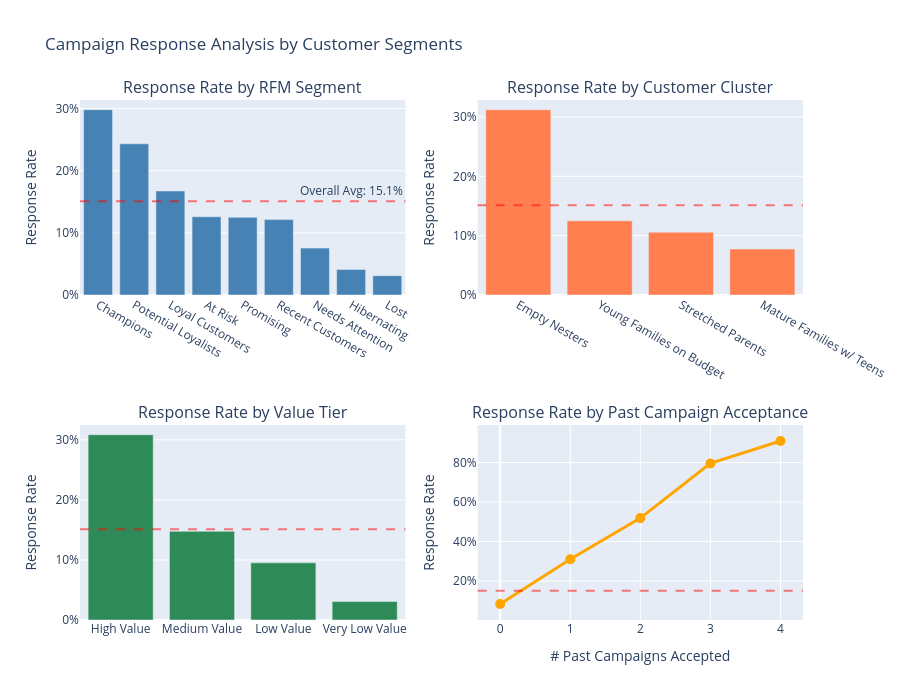

Notebook code for this chart:
### Code cell
# Create subplots
fig = make_subplots(
    rows=2, cols=2,
    subplot_titles=('Response Rate by RFM Segment', 'Response Rate by Customer Cluster',
                    'Response Rate by Value Tier', 'Response Rate by Past Campaign Acceptance'),
    specs=[[{'type': 'bar'}, {'type': 'bar'}],
           [{'type': 'bar'}, {'type': 'scatter'}]]
)

# RFM Segment
fig.add_trace(
    go.Bar(x=response_by_segment['RFM_Segment'], y=response_by_segment['Response_Rate'],
           marker_color='steelblue', name='RFM Segment', showlegend=False,
           hovertemplate='<b>%{x}</b><br>Response Rate: %{y:.1%}<extra></extra>'),
    row=1, col=1
)

# Cluster
fig.add_trace(
    go.Bar(x=response_by_cluster['Cluster_Name'], y=response_by_cluster['Response_Rate'],
           marker_color='coral', name='Cluster', showlegend=False,
           hovertemplate='<b>%{x}</b><br>Response Rate: %{y:.1%}<extra></extra>'),
    row=1, col=2
)

# Value Tier
fig.add_trace(
    go.Bar(x=response_by_tier['Value_Tier'], y=response_by_tier['Response_Rate'],
           marker_color='seagreen', name='Value Tier', showlegend=False,
           hovertemplate='<b>%{x}</b><br>Response Rate: %{y:.1%}<extra></extra>'),
    row=2, col=1
)

# Past Campaign Acceptance
fig.add_trace(
    go.Scatter(x=response_by_past['AcceptedCmpOverall'], y=response_by_past['Response_Rate'],
              mode='lines+markers', marker=dict(size=10, color='orange'),
              line=dict(width=3, color='orange'), name='Past Campaigns', showlegend=False,
              hovertemplate='<b>%{x} campaigns</b><br>Response Rate: %{y:.1%}<extra></extra>'),
    row=2, col=2
)

# Add horizontal baseline (overall avg)
overall_avg = df['Response'].mean()
for i in range(1, 3):
    for j in range(1, 3):
        fig.add_hline(y=overall_avg, line_dash='dash', line_color='red', opacity=0.5,
                     annotation_text=f'Overall Avg: {overall_avg:.1%}' if i==1 and j==1 else '',
                     row=i, col=j)

fig.update_yaxes(tickformat='.0%', title_text='Response Rate', row=1, col=1)
fig.update_yaxes(tickformat='.0%', title_text='Response Rate', row=1, col=2)
fig.update_yaxes(tickformat='.0%', title_text='Response Rate', row=2, col=1)
fig.update_yaxes(tickformat='.0%', title_text='Response Rate', row=2, col=2)

fig.update_xaxes(title_text='# Past Campaigns Accepted', row=2, col=2)

fig.update_layout(height=700, showlegend=False, title_text='Campaign Response Analysis by Customer Segments')
fig.show()

### Figure 1 — Plotly figure (JSON) as saved in the notebook; plotly's stock layout.template omitted (floating-point values rounded to 4 significant figures)
{"data": [{"hovertemplate": "<b>%{x}</b><br>Response Rate: %{y:.1%}<extra></extra>", "marker": {"color": "steelblue"}, "name": "RFM Segment", "showlegend": false, "x": ["Champions", "Potential Loyalists", "Loyal Customers", "At Risk", "Promising", "Recent Customers", "Needs Attention", "Hibernating", "Lost"], "y": [0.2982, 0.2434, 0.1674, 0.1259, 0.125, 0.1213, 0.07547, 0.04115, 0.03114], "type": "bar", "xaxis": "x", "yaxis": "y"}, {"hovertemplate": "<b>%{x}</b><br>Response Rate: %{y:.1%}<extra></extra>", "marker": {"color": "coral"}, "name": "Cluster", "showlegend": false, "x": ["Empty Nesters", "Young Families on Budget", "Stretched Parents", "Mature Families w/ Teens"], "y": [0.3121, 0.125, 0.1057, 0.0775], "type": "bar", "xaxis": "x2", "yaxis": "y2"}, {"hovertemplate": "<b>%{x}</b><br>Response Rate: %{y:.1%}<extra></extra>", "marker": {"color": "seagreen"}, "name": "Value Tier", "showlegend": false, "x": ["High Value", "Medium Value", "Low Value", "Very Low Value"], "y": [0.3084, 0.1476, 0.09516, 0.03073], "type": "bar", "xaxis": "x3", "yaxis": "y3"}, {"hovertemplate": "<b>%{x} campaigns</b><br>Response Rate: %{y:.1%}<extra></extra>", "line": {"color": "orange", "width": 3}, "marker": {"color": "orange", "size": 10}, "mode": "lines+markers", "name": "Past Campaigns", "showlegend": false, "x": [0, 1, 2, 3, 4], "y": [0.08357, 0.3106, 0.5185, 0.7955, 0.9091], "type": "scatter", "xaxis": "x4", "yaxis": "y4"}], "layout": {"xaxis": {"anchor": "y", "domain": [0.0, 0.45]}, "yaxis": {"anchor": "x", "domain": [0.625, 1.0], "title": {"text": "Response Rate"}, "tickformat": ".0%"}, "xaxis2": {"anchor": "y2", "domain": [0.55, 1.0]}, "yaxis2": {"anchor": "x2", "domain": [0.625, 1.0], "title": {"text": "Response Rate"}, "tickformat": ".0%"}, "xaxis3": {"anchor": "y3", "domain": [0.0, 0.45]}, "yaxis3": {"anchor": "x3", "domain": [0.0, 0.375], "title": {"text": "Response Rate"}, "tickformat": ".0%"}, "xaxis4": {"anchor": "y4", "domain": [0.55, 1.0], "title": {"text": "# Past Campaigns Accepted"}}, "yaxis4": {"anchor": "x4", "domain": [0.0, 0.375], "title": {"text": "Response Rate"}, "tickformat": ".0%"}, "annotations": [{"font": {"size": 16}, "showarrow": false, "text": "Response Rate by RFM Segment", "x": 0.225, "xanchor": "center", "xref": "paper", "y": 1.0, "yanchor": "bottom", "yref": "paper"}, {"font": {"size": 16}, "showarrow": false, "text": "Response Rate by Customer Cluster", "x": 0.775, "xanchor": "center", "xref": "paper", "y": 1.0, "yanchor": "bottom", "yref": "paper"}, {"font": {"size": 16}, "showarrow": false, "text": "Response Rate by Value Tier", "x": 0.225, "xanchor": "center", "xref": "paper", "y": 0.375, "yanchor": "bottom", "yref": "paper"}, {"font": {"size": 16}, "showarrow": false, "text": "Response Rate by Past Campaign Acceptance", "x": 0.775, "xanchor": "center", "xref": "paper", "y": 0.375, "yanchor": "bottom", "yref": "paper"}, {"showarrow": false, "text": "Overall Avg: 15.1%", "x": 1, "xanchor": "right", "xref": "x domain", "y": 0.151, "yanchor": "bottom", "yref": "y"}, {"showarrow": false, "text": "", "x": 1, "xanchor": "right", "xref": "x2 domain", "y": 0.151, "yanchor": "bottom", "yref": "y2"}, {"showarrow": false, "text": "", "x": 1, "xanchor": "right", "xref": "x3 domain", "y": 0.151, "yanchor": "bottom", "yref": "y3"}, {"showarrow": false, "text": "", "x": 1, "xanchor": "right", "xref": "x4 domain", "y": 0.151, "yanchor": "bottom", "yref": "y4"}], "shapes": [{"line": {"color": "red", "dash": "dash"}, "opacity": 0.5, "type": "line", "x0": 0, "x1": 1, "xref": "x domain", "y0": 0.151, "y1": 0.151, "yref": "y"}, {"line": {"color": "red", "dash": "dash"}, "opacity": 0.5, "type": "line", "x0": 0, "x1": 1, "xref": "x2 domain", "y0": 0.151, "y1": 0.151, "yref": "y2"}, {"line": {"color": "red", "dash": "dash"}, "opacity": 0.5, "type": "line", "x0": 0, "x1": 1, "xref": "x3 domain", "y0": 0.151, "y1": 0.151, "yref": "y3"}, {"line": {"color": "red", "dash": "dash"}, "opacity": 0.5, "type": "line", "x0": 0, "x1": 1, "xref": "x4 domain", "y0": 0.151, "y1": 0.151, "yref": "y4"}], "title": {"text": "Campaign Response Analysis by Customer Segments"}, "height": 700, "showlegend": false}}
